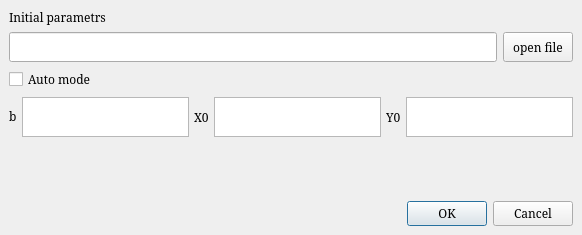
<?xml version="1.0" encoding="UTF-8"?>
<ui version="4.0">
 <class>InitialWindow</class>
 <widget class="QMainWindow" name="InitialWindow">
  <property name="windowModality">
   <enum>Qt::WindowModal</enum>
  </property>
  <property name="geometry">
   <rect>
    <x>0</x>
    <y>0</y>
    <width>582</width>
    <height>235</height>
   </rect>
  </property>
  <property name="sizePolicy">
   <sizepolicy hsizetype="Minimum" vsizetype="Minimum">
    <horstretch>0</horstretch>
    <verstretch>0</verstretch>
   </sizepolicy>
  </property>
  <property name="minimumSize">
   <size>
    <width>500</width>
    <height>210</height>
   </size>
  </property>
  <property name="maximumSize">
   <size>
    <width>864</width>
    <height>16666</height>
   </size>
  </property>
  <property name="font">
   <font>
    <family>Serif</family>
   </font>
  </property>
  <property name="contextMenuPolicy">
   <enum>Qt::NoContextMenu</enum>
  </property>
  <property name="windowTitle">
   <string>Thresholds initial</string>
  </property>
  <property name="layoutDirection">
   <enum>Qt::LeftToRight</enum>
  </property>
  <widget class="QWidget" name="centralwidget">
   <property name="sizePolicy">
    <sizepolicy hsizetype="MinimumExpanding" vsizetype="Fixed">
     <horstretch>0</horstretch>
     <verstretch>0</verstretch>
    </sizepolicy>
   </property>
   <property name="minimumSize">
    <size>
     <width>0</width>
     <height>150</height>
    </size>
   </property>
   <property name="maximumSize">
    <size>
     <width>16777215</width>
     <height>115151</height>
    </size>
   </property>
   <layout class="QVBoxLayout" name="verticalLayout">
    <item>
     <layout class="QVBoxLayout" name="funcsInitialLayout">
      <property name="spacing">
       <number>6</number>
      </property>
      <property name="sizeConstraint">
       <enum>QLayout::SetFixedSize</enum>
      </property>
      <item>
       <widget class="QLabel" name="funcName">
        <property name="sizePolicy">
         <sizepolicy hsizetype="Preferred" vsizetype="Fixed">
          <horstretch>0</horstretch>
          <verstretch>0</verstretch>
         </sizepolicy>
        </property>
        <property name="maximumSize">
         <size>
          <width>16777215</width>
          <height>50</height>
         </size>
        </property>
        <property name="text">
         <string>Initial parametrs</string>
        </property>
       </widget>
      </item>
      <item>
       <layout class="QHBoxLayout" name="openFileLayout">
        <property name="sizeConstraint">
         <enum>QLayout::SetMinimumSize</enum>
        </property>
        <item>
         <widget class="QLineEdit" name="displayFileName">
          <property name="enabled">
           <bool>true</bool>
          </property>
          <property name="sizePolicy">
           <sizepolicy hsizetype="Minimum" vsizetype="Minimum">
            <horstretch>0</horstretch>
            <verstretch>0</verstretch>
           </sizepolicy>
          </property>
          <property name="minimumSize">
           <size>
            <width>0</width>
            <height>30</height>
           </size>
          </property>
          <property name="cursor">
           <cursorShape>ArrowCursor</cursorShape>
          </property>
          <property name="mouseTracking">
           <bool>false</bool>
          </property>
          <property name="readOnly">
           <bool>true</bool>
          </property>
         </widget>
        </item>
        <item>
         <widget class="QPushButton" name="openFileButton">
          <property name="minimumSize">
           <size>
            <width>0</width>
            <height>30</height>
           </size>
          </property>
          <property name="maximumSize">
           <size>
            <width>70</width>
            <height>16777215</height>
           </size>
          </property>
          <property name="baseSize">
           <size>
            <width>0</width>
            <height>0</height>
           </size>
          </property>
          <property name="text">
           <string>open file</string>
          </property>
         </widget>
        </item>
       </layout>
      </item>
     </layout>
    </item>
    <item>
     <widget class="QCheckBox" name="autoModeCheckBox">
      <property name="sizePolicy">
       <sizepolicy hsizetype="Fixed" vsizetype="Fixed">
        <horstretch>0</horstretch>
        <verstretch>0</verstretch>
       </sizepolicy>
      </property>
      <property name="text">
       <string>Auto mode</string>
      </property>
     </widget>
    </item>
    <item>
     <layout class="QHBoxLayout" name="handModeHorLayout">
      <property name="spacing">
       <number>5</number>
      </property>
      <property name="sizeConstraint">
       <enum>QLayout::SetMinimumSize</enum>
      </property>
      <property name="bottomMargin">
       <number>0</number>
      </property>
      <item>
       <widget class="QLabel" name="bettaInitialLabel">
        <property name="sizePolicy">
         <sizepolicy hsizetype="Preferred" vsizetype="Fixed">
          <horstretch>0</horstretch>
          <verstretch>0</verstretch>
         </sizepolicy>
        </property>
        <property name="text">
         <string>b</string>
        </property>
       </widget>
      </item>
      <item>
       <widget class="QPlainTextEdit" name="bettaInitialField">
        <property name="enabled">
         <bool>true</bool>
        </property>
        <property name="sizePolicy">
         <sizepolicy hsizetype="Minimum" vsizetype="Minimum">
          <horstretch>0</horstretch>
          <verstretch>0</verstretch>
         </sizepolicy>
        </property>
        <property name="maximumSize">
         <size>
          <width>15005</width>
          <height>40</height>
         </size>
        </property>
       </widget>
      </item>
      <item>
       <widget class="QLabel" name="xInitialLabel">
        <property name="text">
         <string>X0</string>
        </property>
       </widget>
      </item>
      <item>
       <widget class="QPlainTextEdit" name="xInitialField">
        <property name="enabled">
         <bool>true</bool>
        </property>
        <property name="sizePolicy">
         <sizepolicy hsizetype="Minimum" vsizetype="Minimum">
          <horstretch>0</horstretch>
          <verstretch>0</verstretch>
         </sizepolicy>
        </property>
        <property name="maximumSize">
         <size>
          <width>16777215</width>
          <height>40</height>
         </size>
        </property>
       </widget>
      </item>
      <item>
       <widget class="QLabel" name="yInitialLabel">
        <property name="text">
         <string>Y0</string>
        </property>
       </widget>
      </item>
      <item>
       <widget class="QPlainTextEdit" name="yInitialField">
        <property name="enabled">
         <bool>true</bool>
        </property>
        <property name="sizePolicy">
         <sizepolicy hsizetype="Minimum" vsizetype="Minimum">
          <horstretch>0</horstretch>
          <verstretch>0</verstretch>
         </sizepolicy>
        </property>
        <property name="maximumSize">
         <size>
          <width>16777215</width>
          <height>40</height>
         </size>
        </property>
       </widget>
      </item>
     </layout>
    </item>
    <item>
     <spacer name="verticalSpacer">
      <property name="orientation">
       <enum>Qt::Vertical</enum>
      </property>
      <property name="sizeType">
       <enum>QSizePolicy::Expanding</enum>
      </property>
      <property name="sizeHint" stdset="0">
       <size>
        <width>20</width>
        <height>20</height>
       </size>
      </property>
     </spacer>
    </item>
    <item>
     <widget class="QDialogButtonBox" name="okDialog">
      <property name="sizePolicy">
       <sizepolicy hsizetype="Minimum" vsizetype="Fixed">
        <horstretch>0</horstretch>
        <verstretch>0</verstretch>
       </sizepolicy>
      </property>
      <property name="layoutDirection">
       <enum>Qt::LeftToRight</enum>
      </property>
      <property name="standardButtons">
       <set>QDialogButtonBox::Cancel|QDialogButtonBox::Ok</set>
      </property>
      <property name="centerButtons">
       <bool>false</bool>
      </property>
     </widget>
    </item>
   </layout>
  </widget>
 </widget>
 <resources/>
 <connections/>
</ui>
